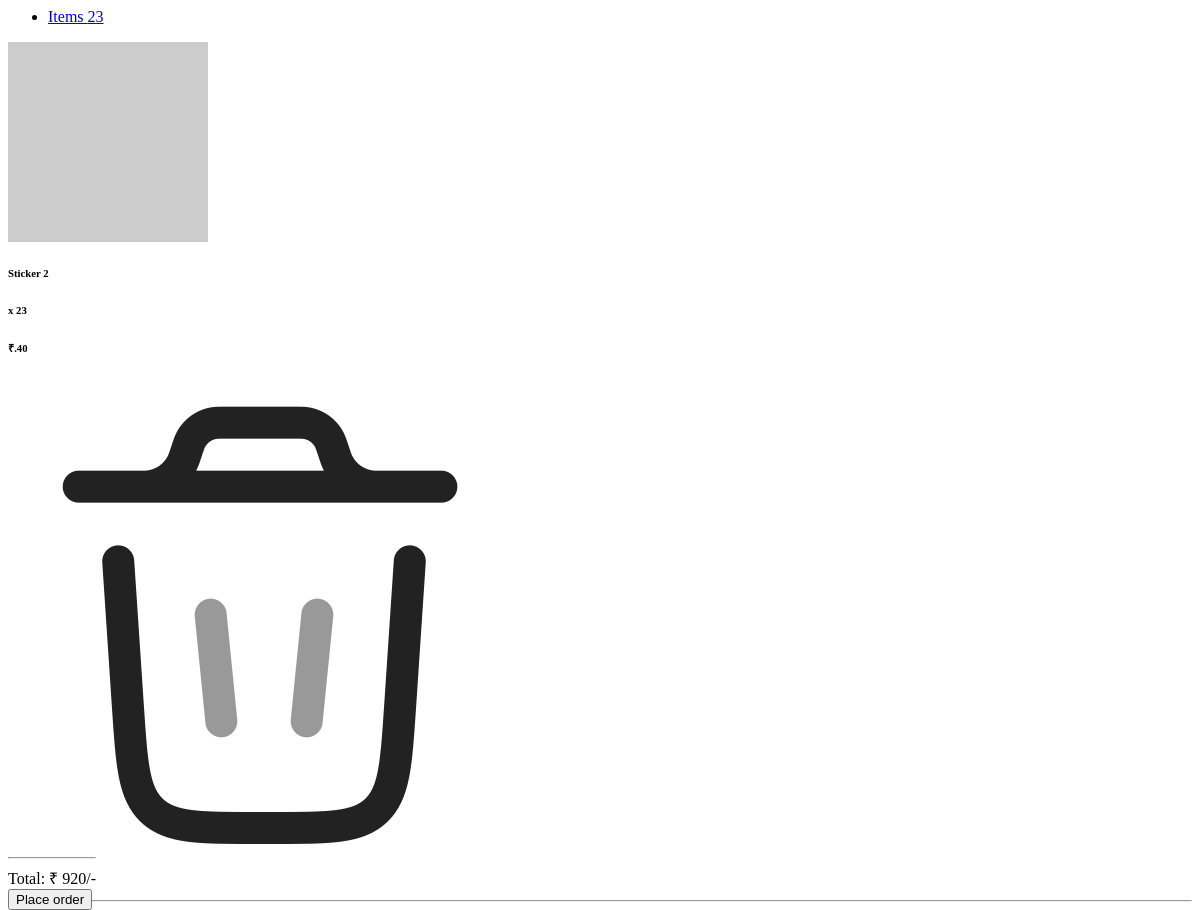
The page /getCartItems (signed in) on the database as committed earlier.
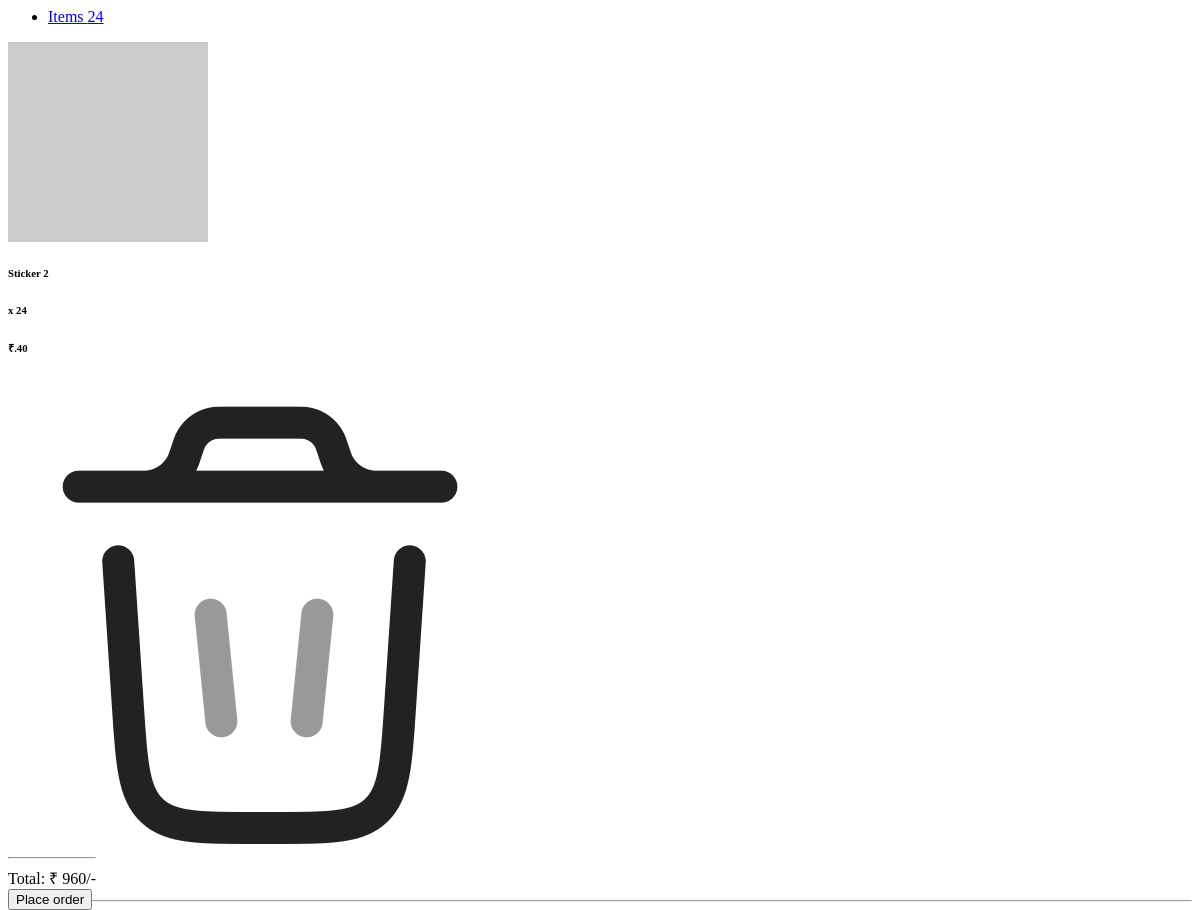
The same page on the database as committed later.
### PratyushDoodlesApp/models/UserModel.py (models this page shows, shortened)
class CartItem(db.Model):
    __tablename__ = 'cart_item'
    id = db.Column(db.Integer, primary_key=True)
    quantity = db.Column(db.Integer, nullable=False)
    cart_id = db.Column(db.Integer, db.ForeignKey('cart.id'), nullable=False)
    product_id = db.Column(db.Integer, db.ForeignKey('product.id'), nullable=False)
    def get_product(self):
        product = Product.query.filter_by(id = self.product_id).first()
        return product

### PratyushDoodlesApp/models/ProductModel.py (models this page shows, shortened)
class Product(db.Model):
    __tablename__ = 'product'
    id = db.Column(db.Integer, primary_key=True)
    name = db.Column(db.String(255), nullable=False)
    description = db.Column(db.String(255), nullable=False)
    price = db.Column(db.Integer, nullable=False)
    stock_quantity = db.Column(db.Integer, nullable=False)
    product_images = db.relationship('ProductImage', backref = 'of_product', lazy=True)

### PratyushDoodlesApp/business/cart.py (the view)
@cart_bp.route('/getCartItems')
def getCartItems():
    data = getCartData()
    rendered_template = render_template('cart.html', data=data)
    return rendered_template

### PratyushDoodlesApp/business/cart.py (called while the page is built)
def getCartData():
    user = get_current_user()
    items_count = 0
    total_amount = 0
    cart_items = None
    if user and user.cart:
        cart_items = user.cart.cart_items
        for cart_item in cart_items:
            items_count = items_count + cart_item.quantity
            product = Product.query.filter_by(id = cart_item.product_id).first()
            total_amount = total_amount + (product.price * cart_item.quantity)
    return {
        'user' : user,
        'items_count' : items_count,
        'total_amount' : total_amount,
        'cart_items' : cart_items
    }

### PratyushDoodlesApp/business/util.py (called while the page is built)
def get_current_user():
    user_id = session.get('user_id')
    if user_id:
        return User.query.filter_by(id = user_id).first()
    return None

### PratyushDoodlesApp/templates/cart.html
{% if data.user %}
{% if data.cart_items and (data.cart_items|length>0) %}
<ul class="navbar-nav justify-content-end flex-grow-1 pe-3">
    <li class="nav-item">
        <a class="nav-link active" aria-current="page" href="#">Items {{data.items_count}}</a>
    </li>
</ul>
<div class="flex-column">
    {% for cart_item in data.cart_items %}
        <div id = "cart-item-{{ cart_item.product_id }}">
            {% with cart_item=cart_item, product=cart_item.get_product() %}
                {% include 'ui/cart_item.html' %}
            {% endwith %}
        </div>
    {% endfor %}
    <div class="container" style="position: absolute; bottom: 0;">
        <hr class="my-4">
        <div class="container mt-3">
            <div class="row">
                <div class="col-md-6">
                    <div class="total-amount">
                        Total: ₹ {{ data.total_amount }}/-
                    </div>
                </div>
                <div class="col-md-6 justify-content-center">
                    <a href="{{ url_for('checkout.checkout') }}">
                        <button class="checkout-button">Place order</button>
                    </a>
                </div>
            </div>
        </div>
    </div>
</div>
{% else %}
<ul class="navbar-nav justify-content-end flex-grow-1 pe-3">
    <li class="nav-item">
        <a class="nav-link active" aria-current="page" href="#">Your Cart is Empty</a>
    </li>
</ul>
{% endif %}
{% else %}
<ul class="navbar-nav justify-content-end flex-grow-1 pe-3">
    <li class="nav-item">
        <a class="nav-link active" aria-current="page" href="#">Log-In to access your Cart</a>
    </li>
</ul>
{% endif%}

### PratyushDoodlesApp/templates/ui/cart_item.html
<div class="row mb-4 d-flex justify-content-between align-items-center">
    <div class="col-md-2 col-lg-2 col-xl-2">
        <img src="{{ product.product_images[0].picture_url }}" alt="Product" class="rounded-3 ic-50" />
    </div>
    <div class="col-md-3 col-lg-3 col-xl-3">
        <h6 class="text-muted">{{ product.name }}</h6>
        <h6 class="text-black mb-0">x {{ cart_item.quantity }}</h6>
    </div>
    <div class="col-md-3 col-lg-3 col-xl-3 offset-lg-1">
        <h6 class="mb-0">₹.{{ product.price }}</h6>
    </div>
    <div class="col-md-1 col-lg-1 col-xl-1 text-end">
        <span class="text-muted" product_id="{{ product.id }}" onclick="removeItemFromCart(this)">
            <img class="ic-20" src="{{ url_for('static', filename='images/ic_trash.png') }}">
        </span>
    </div>
    <hr class="my-4">
</div>

Rows that differ between the two databases and show on the page:
changed CartItem "Sticker 2": quantity "23" → "24"
Other text that changed with them:
{{ data.items_count }}: "23" → "24"
{{ data.total_amount }}: "920" → "960"
